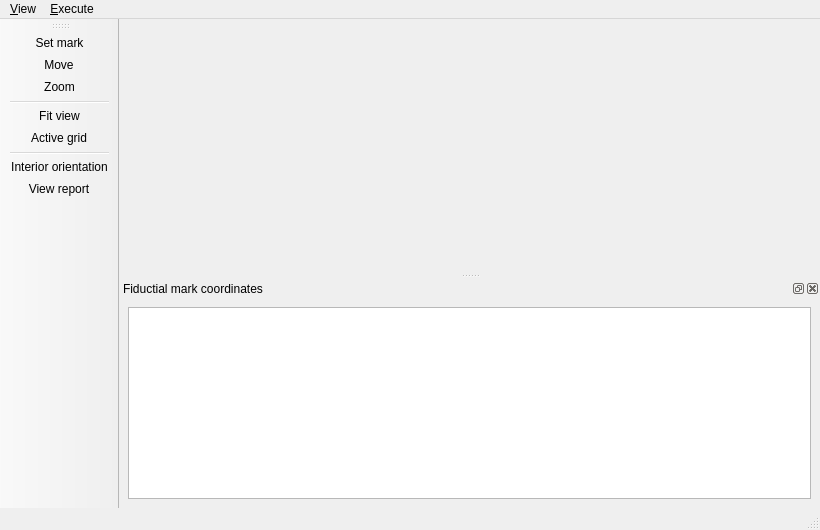
<?xml version="1.0" encoding="UTF-8"?>
<ui version="4.0">
 <class>IOMainWindow</class>
 <widget class="QMainWindow" name="IOMainWindow">
  <property name="geometry">
   <rect>
    <x>0</x>
    <y>0</y>
    <width>820</width>
    <height>530</height>
   </rect>
  </property>
  <property name="windowTitle">
   <string>Interior Orientation</string>
  </property>
  <property name="windowIcon">
   <iconset>
    <normaloff/>
   </iconset>
  </property>
  <widget class="QWidget" name="centralwidget">
   <layout class="QGridLayout"/>
  </widget>
  <widget class="QStatusBar" name="statusbar"/>
  <widget class="QMenuBar" name="menuBar">
   <property name="geometry">
    <rect>
     <x>0</x>
     <y>0</y>
     <width>820</width>
     <height>23</height>
    </rect>
   </property>
   <widget class="QMenu" name="menuView">
    <property name="title">
     <string>&amp;View</string>
    </property>
    <addaction name="actionSet_mark"/>
    <addaction name="actionMove"/>
    <addaction name="actionZoom"/>
    <addaction name="separator"/>
    <addaction name="actionFit_view"/>
    <addaction name="actionActive_grid"/>
   </widget>
   <widget class="QMenu" name="menuExecute">
    <property name="title">
     <string>&amp;Execute</string>
    </property>
    <addaction name="actionInterior_orientation"/>
    <addaction name="actionView_report"/>
   </widget>
   <addaction name="menuView"/>
   <addaction name="menuExecute"/>
  </widget>
  <widget class="QToolBar" name="toolBar">
   <property name="mouseTracking">
    <bool>false</bool>
   </property>
   <property name="windowTitle">
    <string>toolBar</string>
   </property>
   <property name="layoutDirection">
    <enum>Qt::LeftToRight</enum>
   </property>
   <property name="autoFillBackground">
    <bool>false</bool>
   </property>
   <property name="toolButtonStyle">
    <enum>Qt::ToolButtonIconOnly</enum>
   </property>
   <attribute name="toolBarArea">
    <enum>LeftToolBarArea</enum>
   </attribute>
   <attribute name="toolBarBreak">
    <bool>false</bool>
   </attribute>
   <addaction name="actionSet_mark"/>
   <addaction name="actionMove"/>
   <addaction name="actionZoom"/>
   <addaction name="separator"/>
   <addaction name="actionFit_view"/>
   <addaction name="actionActive_grid"/>
   <addaction name="separator"/>
   <addaction name="actionInterior_orientation"/>
   <addaction name="actionView_report"/>
  </widget>
  <widget class="QDockWidget" name="dockWidget">
   <property name="contextMenuPolicy">
    <enum>Qt::NoContextMenu</enum>
   </property>
   <property name="windowIcon">
    <iconset>
     <normaloff/>
    </iconset>
   </property>
   <property name="floating">
    <bool>false</bool>
   </property>
   <property name="features">
    <set>QDockWidget::AllDockWidgetFeatures</set>
   </property>
   <property name="windowTitle">
    <string>Fiductial mark coordinates</string>
   </property>
   <attribute name="dockWidgetArea">
    <number>8</number>
   </attribute>
   <widget class="QWidget" name="dockWidgetContents">
    <layout class="QGridLayout">
     <item row="0" column="0">
      <widget class="QTableView" name="table1"/>
     </item>
    </layout>
   </widget>
  </widget>
  <action name="actionZoom">
   <property name="checkable">
    <bool>true</bool>
   </property>
   <property name="icon">
    <iconset resource="resource/io_icons.qrc">
     <normaloff>:/images/find.png</normaloff>:/images/find.png</iconset>
   </property>
   <property name="text">
    <string>&amp;Zoom</string>
   </property>
   <property name="shortcut">
    <string>Ctrl+Z</string>
   </property>
  </action>
  <action name="actionExit">
   <property name="icon">
    <iconset resource="resource/io_icons.qrc">
     <normaloff>:/images/exit2.png</normaloff>:/images/exit2.png</iconset>
   </property>
   <property name="text">
    <string>&amp;Exit</string>
   </property>
   <property name="shortcut">
    <string>Ctrl+E</string>
   </property>
  </action>
  <action name="actionView_report">
   <property name="icon">
    <iconset resource="resource/io_icons.qrc">
     <normaloff>:/images/table.png</normaloff>:/images/table.png</iconset>
   </property>
   <property name="text">
    <string>View &amp;report</string>
   </property>
   <property name="shortcut">
    <string>Ctrl+R</string>
   </property>
  </action>
  <action name="actionFit_view">
   <property name="icon">
    <iconset resource="resource/io_icons.qrc">
     <normaloff>:/images/fit.png</normaloff>:/images/fit.png</iconset>
   </property>
   <property name="text">
    <string>Fit &amp;view</string>
   </property>
   <property name="shortcut">
    <string>Ctrl+V</string>
   </property>
  </action>
  <action name="actionSet_mark">
   <property name="checkable">
    <bool>true</bool>
   </property>
   <property name="icon">
    <iconset resource="resource/io_icons.qrc">
     <normaloff>:/images/mark.png</normaloff>:/images/mark.png</iconset>
   </property>
   <property name="text">
    <string>&amp;Set mark</string>
   </property>
   <property name="iconText">
    <string>Set mark</string>
   </property>
   <property name="shortcut">
    <string>Ctrl+S</string>
   </property>
  </action>
  <action name="actionInterior_orientation">
   <property name="icon">
    <iconset resource="resource/io_icons.qrc">
     <normaloff>:/images/interior.png</normaloff>:/images/interior.png</iconset>
   </property>
   <property name="text">
    <string>Interior &amp;orientation</string>
   </property>
   <property name="shortcut">
    <string>Ctrl+O</string>
   </property>
  </action>
  <action name="actionMove">
   <property name="checkable">
    <bool>true</bool>
   </property>
   <property name="icon">
    <iconset resource="resource/io_icons.qrc">
     <normaloff>:/images/move.png</normaloff>:/images/move.png</iconset>
   </property>
   <property name="text">
    <string>&amp;Move</string>
   </property>
   <property name="shortcut">
    <string>Ctrl+M</string>
   </property>
  </action>
  <action name="actionActive_grid">
   <property name="icon">
    <iconset resource="resource/io_icons.qrc">
     <normaloff>:/images/grid.png</normaloff>:/images/grid.png</iconset>
   </property>
   <property name="text">
    <string>&amp;Active grid</string>
   </property>
   <property name="iconText">
    <string>Active grid</string>
   </property>
   <property name="shortcut">
    <string>Ctrl+A</string>
   </property>
   <property name="visible">
    <bool>false</bool>
   </property>
  </action>
 </widget>
 <resources>
  <include location="resource/io_icons.qrc"/>
 </resources>
 <connections/>
</ui>
